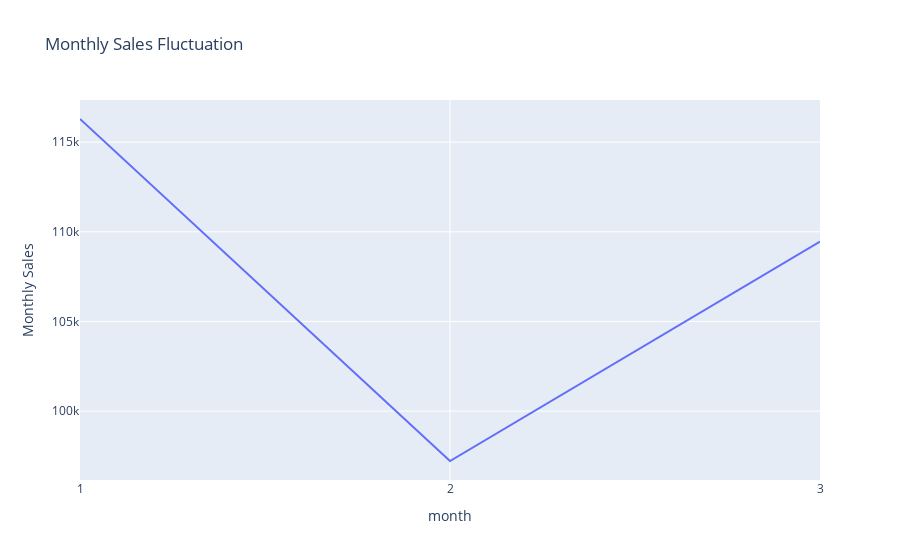

The notebook cell this image was saved under:
### Code cell
nlp_query = "How do sales fluctuate across different months and days of the week?"
part_A, part_B = split()
Cout = function3()

### Figure 1 — Plotly figure (JSON) as saved in the notebook; plotly's stock layout.template omitted (floating-point values rounded to 4 significant figures)
{"data": [{"hovertemplate": "month=%{x}<br>Monthly_Sales=%{y}<extra></extra>", "legendgroup": "", "line": {"color": "#636efa", "dash": "solid"}, "marker": {"symbol": "circle"}, "mode": "lines", "name": "", "orientation": "v", "showlegend": false, "type": "scatter", "x": [1, 2, 3], "xaxis": "x", "y": [116300.0, 97220.0, 109500.0], "yaxis": "y"}], "layout": {"legend": {"tracegroupgap": 0}, "title": {"text": "Monthly Sales Fluctuation"}, "xaxis": {"anchor": "y", "domain": [0, 1], "dtick": 1, "range": [1, 3], "tick0": 1, "tickmode": "linear", "title": {"text": "month"}}, "yaxis": {"anchor": "x", "domain": [0, 1], "title": {"text": "Monthly Sales"}}}}
